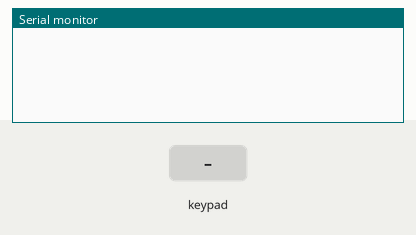
This sketch was run on a simulated Arduino Uno, built with avr-gcc and run on an emulated ATmega328P. Parts: the last lines printed to the serial monitor. Wiring (inferred from the names in the program): 4×4 keypad with keys 1 2 3 + 4 5 6 - 7 8 9 * A 0 # /: rows pin 4, pin 5, pin 6, pin 7; columns pin 8, pin 9, pin 10, pin 11. Inputs (shaded band) come from the test bench.

Above: at 1.2 s.
1.3 s: key '1' pressed
At 2.3 s:
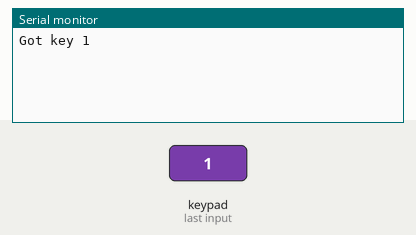
2.9 s: keypad keys 4 5 6 7 # pressed 0.4 s apart
At 6.0 s:
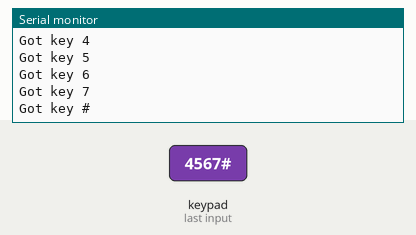
6.4 s: key '9' pressed
At 7.7 s:
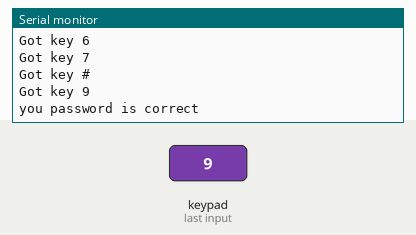
8.0 s: keypad keys 4 5 6 7 * pressed 0.4 s apart
At 11.0 s:
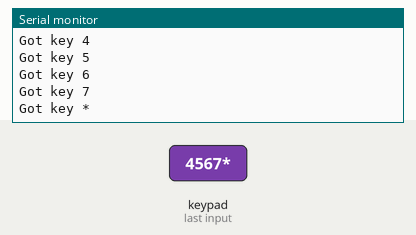
11.5 s: key '/' pressed
At 12.5 s:
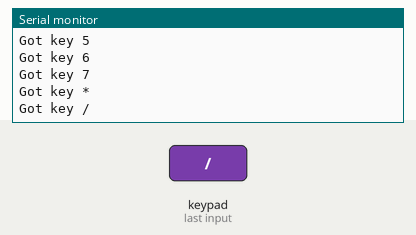
Timing chart, 0 to 14.1 s (numbered marks = the images above; inputs shaded):
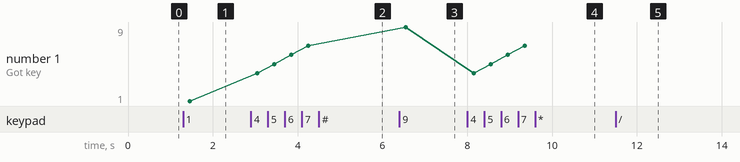

Measured:
- after the input at 1.3 s, the serial monitor: prints a new line after 0.15 s (image 1)
- after the input at 2.9 s, the serial monitor: prints a new line after 0.15 s (image 2)
- after the input at 6.4 s, the serial monitor: prints a new line after 0.15 s (image 3)
- after the input at 8.0 s, the serial monitor: prints a new line after 0.15 s (image 4)
- after the input at 11.5 s, the serial monitor: prints a new line after 0.15 s (image 5)
- plotted number 1: 1 → 7 after the input at 2.9 s, 7 → 9 after the input at 6.4 s, 9 → 7 after the input at 8.0 s

The sketch:

10_16KeyBoard.ino
```cpp
const int numRows = 4;
const int numCols = 4;
const int debounceTime = 20;
const char keymap[numRows][numCols]={
  {'1','2','3','+'},
  {'4','5','6','-'},
  {'7','8','9','*'},
  {'*','0','#','/'}
  };
const int rowPins[numRows]={4,5,6,7};
const int colPins[numCols]={8,9,10,11};
//全部设置为HIGH，因为按键未按下，所以每个按键电路都不通，每个pins上都是HIGH
void setup() {
  // put your setup code here, to run once:
   Serial.begin(9600);
   for(int row = 0; row< numRows; row++)
   {
     pinMode(rowPins[row],INPUT);  //输入
     digitalWrite(rowPins[row],HIGH);
    }

    for(int column = 0; column < numCols; column++)
    {
      pinMode(colPins[column], OUTPUT);  //输出
      digitalWrite(colPins[column],HIGH);
      }
}
char getKey()
{
  char key = 0;
  for(int column = 0; column < numCols; column++)
  {
    digitalWrite(colPins[column],LOW);
    for(int row=0; row < numRows; row++){
      if(digitalRead(rowPins[row]) == LOW)
      {
        delay(debounceTime);
        while(digitalRead(rowPins[row])==LOW){
            //等待按键释放
          }
          key = keymap[row][column];

        }
    }
    digitalWrite(colPins[column],HIGH);
   }
   return key;
}
//先将第一列输出Pin设为LOW，这列的所有行因为都是HIGH，所以只要这些行里面有一个按键按下，就立即通路，输入LOW信号到行所在的输入Pin中
void loop() {
  // put your main code here, to run repeatedly:
  char key = getKey();
  if(key!=0) {
    Serial.print("Got key ");
    Serial.println(key);
    if(key=='9')
    {
      Serial.println("you password is correct");
      }
    }

}
```
